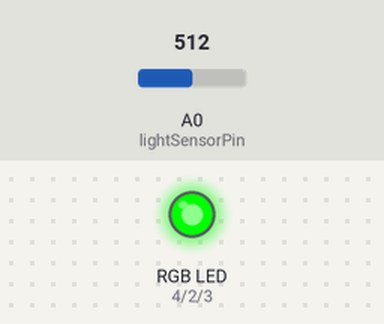
A sketch run on a simulated Arduino Uno, built with avr-gcc and run on an emulated ATmega328P. Shown: an RGB LED mixed from three pins (HIGH = lit). The inputs (shaded band) are chosen by the test bench; at power-on: A0 (lightSensorPin) = 512.

Above: at 1.2 s.
1.3 s: A0 (lightSensorPin) set to 110
4.3 s: A0 (lightSensorPin) set to 93
At 4.6 s:
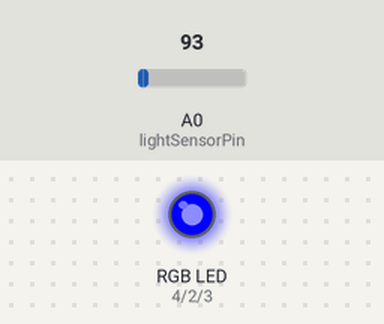
7.3 s: A0 (lightSensorPin) set to 53
10.3 s: A0 (lightSensorPin) set to 44
At 10.61 s:
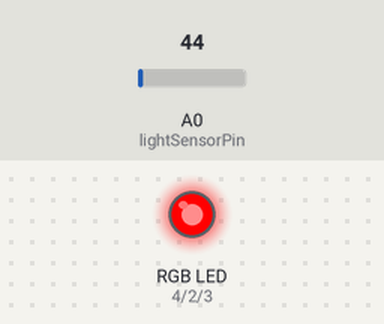
13.3 s: A0 (lightSensorPin) set to 60
At 13.62 s:
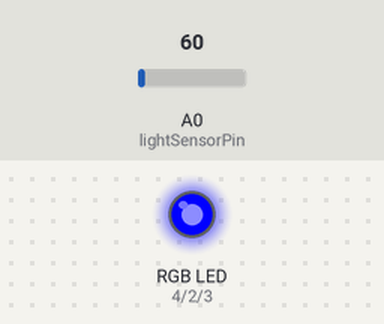
16.3 s: A0 (lightSensorPin) set to 40
At 16.62 s:
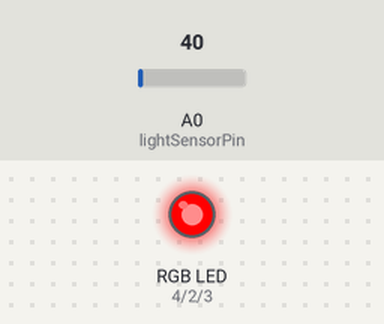
Timing chart, 0 to 19.3 s (numbered marks = the images above; inputs shaded):
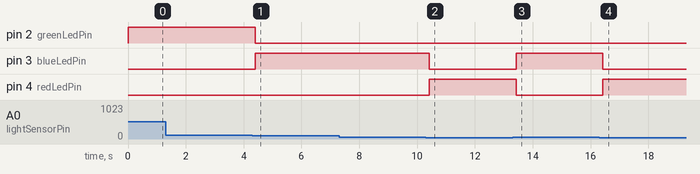

The sketch:

rgb-photoresistor.ino
```cpp
// By Mehul and Rachel
// for reference and inspiration - https://pimylifeup.com/arduino-light-sensor/


int greenLedPin = 2;           // Pin Green LED is connected to
int blueLedPin = 3;          // Pin blue LED is connected to
int redLedPin = 4;             // Pin Red LED is connected to

int lightSensorPin = A0;        // PIN Light Sensor is connected to
int analogValue = 0;


void setup() {
  //Set pins to outputs
  pinMode(greenLedPin, OUTPUT);
  pinMode(blueLedPin,OUTPUT);
  pinMode(redLedPin,OUTPUT);
}

void loop(){
  analogValue = analogRead(lightSensorPin);
  if(analogValue < 50){
    digitalWrite(redLedPin, HIGH);
    Serial.print("\n red");
    Serial.print(analogValue);
  }
  else if(analogValue >= 50 && analogValue <= 100){
    digitalWrite(blueLedPin, HIGH);
    Serial.print("\n analogValue for blue");
    Serial.print(analogValue);
  }
  else{
    digitalWrite(greenLedPin, HIGH);
    Serial.print("\n green");
    Serial.print(analogValue);
  }
  delay(200);
  digitalWrite(greenLedPin, LOW);
  digitalWrite(blueLedPin, LOW);
  digitalWrite(redLedPin, LOW);
}
```

Measured:
- the behaviour switches between 101 and 100 on A0 (lightSensorPin) (found by bisection; images 0 and 1)
- the behaviour switches between 50 and 49 on A0 (lightSensorPin) (found by bisection; images 1 and 2)
- after the input at 4.3 s, pin 2 (greenLedPin): HIGH → LOW after 0.11 s; pin 3 (blueLedPin): LOW → HIGH after 0.11 s
- after the input at 10.3 s, pin 3 (blueLedPin): HIGH → LOW after 0.12 s; pin 4 (redLedPin): LOW → HIGH after 0.12 s
- after the input at 13.3 s, pin 3 (blueLedPin): LOW → HIGH after 0.12 s; pin 4 (redLedPin): HIGH → LOW after 0.12 s
- after the input at 16.3 s, pin 3 (blueLedPin): HIGH → LOW after 0.13 s; pin 4 (redLedPin): LOW → HIGH after 0.13 s
